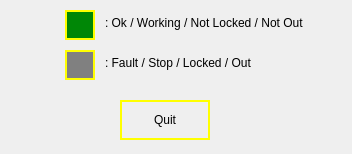
<?xml version="1.0" encoding="UTF-8"?>
<ui version="4.0">
 <class>CHvacHelpDialog</class>
 <widget class="QDialog" name="CHvacHelpDialog">
  <property name="windowModality">
   <enum>Qt::ApplicationModal</enum>
  </property>
  <property name="geometry">
   <rect>
    <x>0</x>
    <y>0</y>
    <width>352</width>
    <height>154</height>
   </rect>
  </property>
  <property name="windowTitle">
   <string>Dialog</string>
  </property>
  <property name="modal">
   <bool>true</bool>
  </property>
  <widget class="QLabel" name="Label1_5">
   <property name="geometry">
    <rect>
     <x>105</x>
     <y>10</y>
     <width>221</width>
     <height>26</height>
    </rect>
   </property>
   <property name="font">
    <font/>
   </property>
   <property name="styleSheet">
    <string/>
   </property>
   <property name="text">
    <string>: Ok / Working / Not Locked / Not Out</string>
   </property>
  </widget>
  <widget class="QLabel" name="label_2">
   <property name="geometry">
    <rect>
     <x>65</x>
     <y>50</y>
     <width>30</width>
     <height>30</height>
    </rect>
   </property>
   <property name="styleSheet">
    <string notr="true">background-color:gray;
border: 2px solid  rgb(255, 255, 0);</string>
   </property>
   <property name="text">
    <string/>
   </property>
  </widget>
  <widget class="QLabel" name="label">
   <property name="geometry">
    <rect>
     <x>65</x>
     <y>10</y>
     <width>30</width>
     <height>30</height>
    </rect>
   </property>
   <property name="styleSheet">
    <string>background-color: rgb(0, 135, 06);
border: 2px solid  rgb(255, 255, 0);</string>
   </property>
   <property name="text">
    <string/>
   </property>
  </widget>
  <widget class="QLabel" name="Label1_6">
   <property name="geometry">
    <rect>
     <x>105</x>
     <y>50</y>
     <width>221</width>
     <height>26</height>
    </rect>
   </property>
   <property name="font">
    <font/>
   </property>
   <property name="styleSheet">
    <string/>
   </property>
   <property name="text">
    <string>: Fault / Stop / Locked / Out</string>
   </property>
  </widget>
  <widget class="QPushButton" name="quitPushButton">
   <property name="geometry">
    <rect>
     <x>120</x>
     <y>100</y>
     <width>90</width>
     <height>40</height>
    </rect>
   </property>
   <property name="font">
    <font/>
   </property>
   <property name="styleSheet">
    <string>border: 2px solid  rgb(255, 255, 0);

</string>
   </property>
   <property name="text">
    <string>Quit</string>
   </property>
  </widget>
 </widget>
 <resources/>
 <connections/>
</ui>
